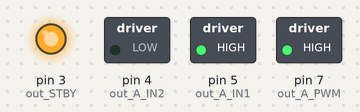
This sketch was run on a simulated Arduino Uno, built with avr-gcc and run on an emulated ATmega328P. On the bench: switched loads named in the sketch (green lamp = pin HIGH), output pins drawn as LEDs (lit = HIGH).

Above: at 0.1 s.
At 2.1 s:
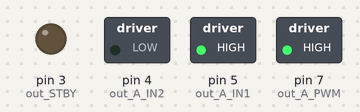
Timing chart, 0 to 3.6 s (numbered marks = the images above):
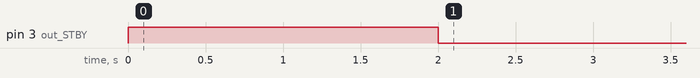

The sketch:

PUMP_TEST.ino
```cpp
#define out_STBY 3
#define out_A_PWM 7
#define out_A_IN2 4
#define out_A_IN1 5
#define motor_A 0

void setup()
{
  pinMode(out_STBY, OUTPUT);
  pinMode(out_A_PWM, OUTPUT);
  pinMode(out_A_IN1, OUTPUT);
  pinMode(out_A_IN2, OUTPUT);
  motor_standby(false);
  motor_speed(100); // Set speed for motor A
  delay(2000);
  motor_standby(true);
}

void loop()
{

}

void motor_speed(char speed) { // Speed from -100 to 100
  byte PWMvalue = map(abs(speed), 0, 100, 50, 255); // Anything below 50 is very weak
  if (speed > 0) {
    digitalWrite(out_A_IN1, HIGH);
    digitalWrite(out_A_IN2, LOW);
  } else if (speed < 0) {
    digitalWrite(out_A_IN1, LOW);
    digitalWrite(out_A_IN2, HIGH);
  } else {
    digitalWrite(out_A_IN1, LOW);
    digitalWrite(out_A_IN2, LOW);
  }
  analogWrite(out_A_PWM, PWMvalue);
}

void motor_standby(boolean state) { // Low power mode
  if (state == true)
    digitalWrite(out_STBY, LOW);
  else
    digitalWrite(out_STBY, HIGH);
}
```
